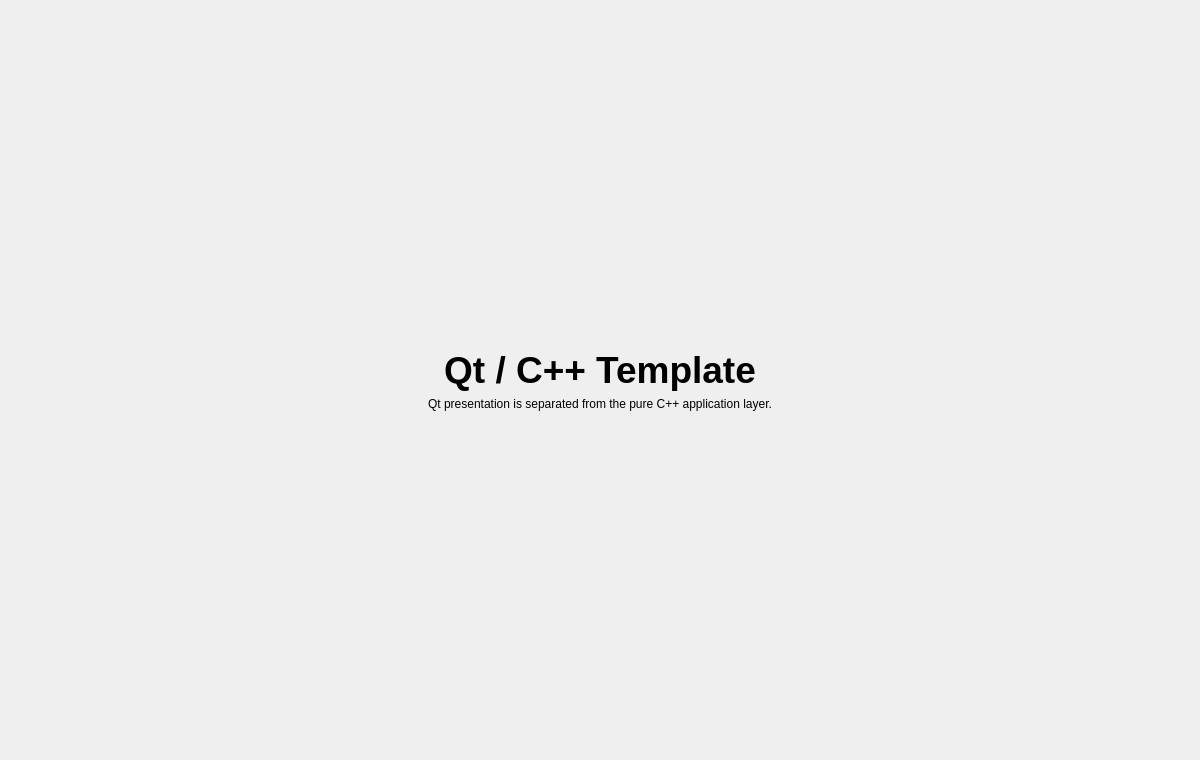
<?xml version="1.0" encoding="UTF-8"?>
<ui version="4.0">
 <class>MainWindow</class>
 <widget class="QMainWindow" name="MainWindow">
  <property name="geometry">
   <rect>
    <x>0</x>
    <y>0</y>
    <width>1200</width>
    <height>760</height>
   </rect>
  </property>
  <property name="windowTitle">
   <string>MainWindow</string>
  </property>
  <widget class="QWidget" name="centralwidget">
   <layout class="QVBoxLayout" name="verticalLayout">
    <property name="leftMargin">
     <number>48</number>
    </property>
    <property name="topMargin">
     <number>48</number>
    </property>
    <property name="rightMargin">
     <number>48</number>
    </property>
    <property name="bottomMargin">
     <number>48</number>
    </property>
    <item>
     <spacer name="verticalSpacerTop">
      <property name="orientation">
       <enum>Qt::Orientation::Vertical</enum>
      </property>
      <property name="sizeHint" stdset="0">
       <size>
        <width>20</width>
        <height>120</height>
       </size>
      </property>
     </spacer>
    </item>
    <item>
     <widget class="QLabel" name="titleLabel">
      <property name="font">
       <font>
        <pointsize>28</pointsize>
        <bold>true</bold>
       </font>
      </property>
      <property name="text">
       <string>Qt / C++ Template</string>
      </property>
      <property name="alignment">
       <set>Qt::AlignmentFlag::AlignCenter</set>
      </property>
     </widget>
    </item>
    <item>
     <widget class="QLabel" name="subtitleLabel">
      <property name="text">
       <string>Qt presentation is separated from the pure C++ application layer.</string>
      </property>
      <property name="alignment">
       <set>Qt::AlignmentFlag::AlignCenter</set>
      </property>
      <property name="wordWrap">
       <bool>true</bool>
      </property>
     </widget>
    </item>
    <item>
     <spacer name="verticalSpacerBottom">
      <property name="orientation">
       <enum>Qt::Orientation::Vertical</enum>
      </property>
      <property name="sizeHint" stdset="0">
       <size>
        <width>20</width>
        <height>240</height>
       </size>
      </property>
     </spacer>
    </item>
   </layout>
  </widget>
 </widget>
 <resources/>
 <connections/>
</ui>
